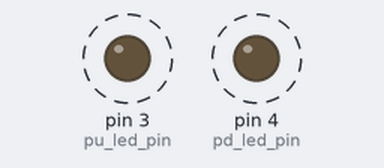
Simulated run of this sketch. Board: Arduino Uno, built with avr-gcc and run on an emulated ATmega328P. On the bench: output pins drawn as LEDs (lit = HIGH). Dashed ring = blinking. What the sketch prints to the serial monitor is not drawn.

Above: at 0.5 s.
Timing chart, 0 to 4.6 s (numbered marks = the images above):
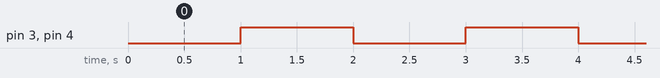

Measured:
- by itself, pin 3 (pu_led_pin), pin 4 (pd_led_pin): alternates HIGH for 1.0 s and LOW for 1.0 s

The sketch:

ex03_pin_state.ino
```cpp
const int pu_led_pin = 3; //pull up pin
const int pd_led_pin = 4; //pull down pin

int state = 0;

void setup()
{
  // put your setup code here, to run once:
  Serial.begin(115200); // 시리얼 속도를 맞춰주어야 함
  pinMode(pd_led_pin, OUTPUT);
  pinMode(pu_led_pin, OUTPUT);
}

void loop()
{
  // put your main code here, to run repeatedly:
  // state = 1 :
  // state = 0 :
  Serial.print("state value : ");
  Serial.println(state);

  digitalWrite(pd_led_pin, state);
  digitalWrite(pu_led_pin, state);

  state = !state; // 상태를 계속 바꾸어줌
  delay(1000);
}
```
